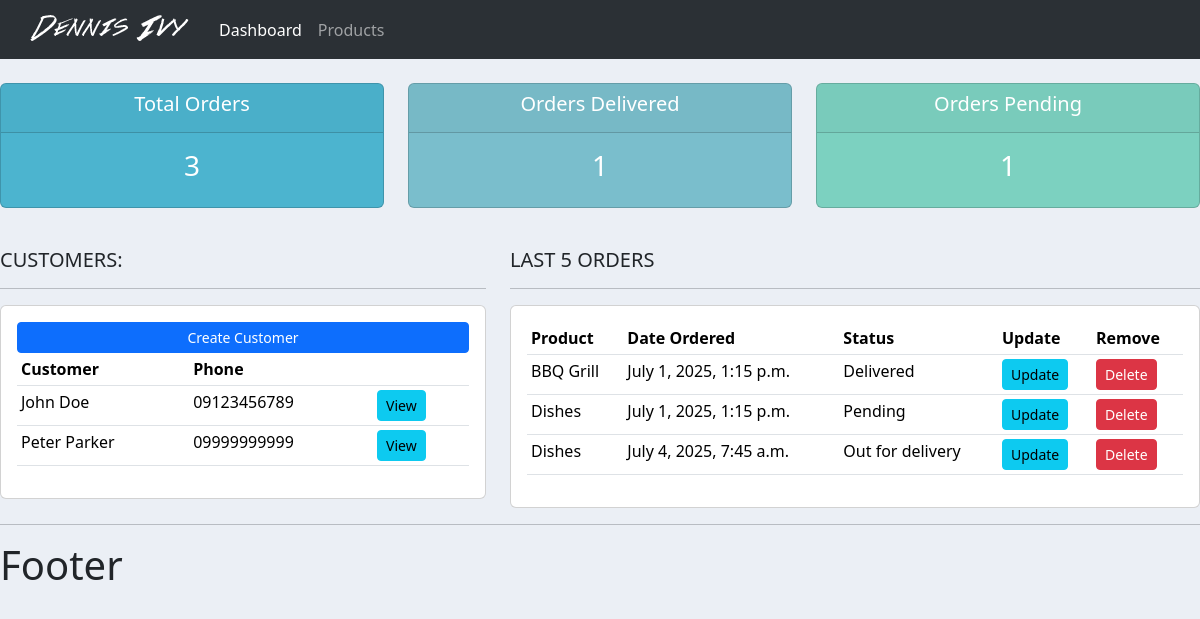
The app's page /, older data.
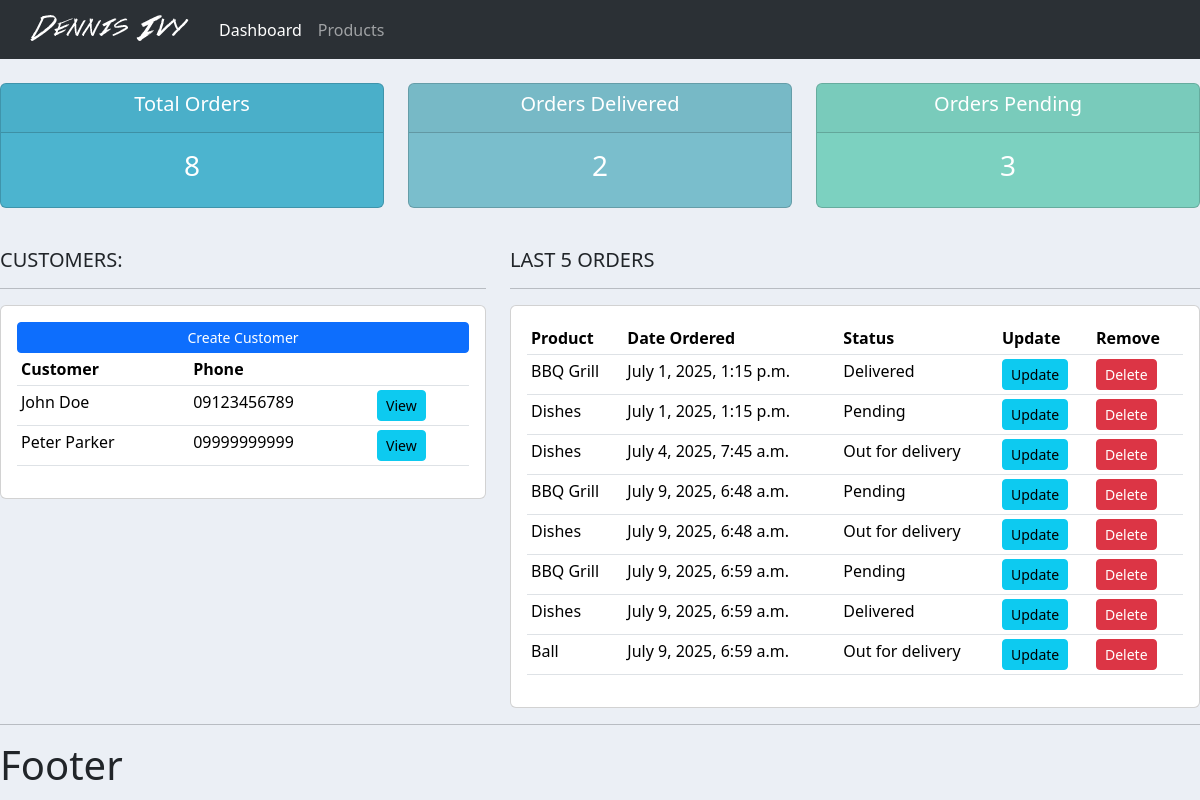
The same page, newer data.
### accounts/models.py (models this page shows, shortened)
class Customer(models.Model):
    name = models.CharField(max_length=255, null=True)
    phone = models.CharField(max_length=255, null=True)
    email = models.CharField(max_length=255, null=True)
    date_created = models.DateTimeField(auto_now_add=True)

class Order(models.Model):
    STATUS = (
        ('Pending', 'Pending'),
        ('Out for delivery', 'Out for delivery'),
        ('Delivered', 'Delivered'),
    )
    customer = models.ForeignKey(Customer, null=True, on_delete=models.SET_NULL)
    product = models.ForeignKey(Product, null=True, on_delete=models.SET_NULL)
    date_created = models.DateTimeField(auto_now_add=True)
    status = models.CharField(max_length=255, null=True, choices=STATUS)
    note = models.CharField(max_length=1000, null=True)

class Product(models.Model):
    CATEGORY = (
        ('Indoor', 'Indoor'),
        ('Outdoor', 'Outdoor'),
    )
    name = models.CharField(max_length=255, null=True)
    price = models.FloatField(null=True)
    category = models.CharField(max_length=255, null=True, choices=CATEGORY)
    description = models.CharField(max_length=255, null=True, blank=True)
    date_created = models.DateTimeField(auto_now_add=True)
    tag = models.ManyToManyField(Tag)
    def __str__(self):
        return self.name

### accounts/views.py (the view)
# urls.py: path('', views.home, name="home"),
def home(request):
    orders = Order.objects.all()
    customers = Customer.objects.all()
    total_customers = customers.count()
    total_orders = orders.count()
    delivered = orders.filter(status='Delivered').count()
    pending = orders.filter(status='Pending').count()
    context = {'orders':orders, 'customers':customers, 'total_orders':total_orders, 'delivered':delivered, 'pending':pending}
    return render(request, 'accounts/dashboard.html', context)

### accounts/templates/accounts/dashboard.html
{% extends 'accounts/main.html' %}
{% block content %}
{% include 'accounts/status.html' %}
<br>
<div class="row">
    <div class="col-md-5">
        <h5>CUSTOMERS:</h5>
        <hr>
        <div class="card card-body">
            <a class="btn btn-primary  btn-sm btn-block" href="">Create Customer</a>
            <table class="table table-sm">
                <tr>
                    <th>Customer</th>
                    <th>Phone</th>
                    <th></th>
                </tr>
                {% for customer in customers %}
                <tr>
                    <td>{{customer.name}}</td>
                    <td>{{customer.phone}}</td>
                    <td><a href="{% url 'customer' customer.id %}" class="btn btn-sm btn-info">View</a></td>
                </tr>
                {% endfor %}
            </table>
        </div>
    </div>
    <div class="col-md-7">
        <h5>LAST 5 ORDERS</h5>
        <hr>
        <div class="card card-body">
            <table class="table table-sm">
                <tr>
                    <th>Product</th>
                    <th>Date Ordered</th>
                    <th>Status</th>
                    <th>Update</th>
                    <th>Remove</th>
                </tr>
                {% for order in orders %}
                <tr>
                    <td>{{order.product}}</td>
                    <td>{{order.date_created}}</td>
                    <td>{{order.status}}</td>
                    <td><a href="{% url 'update_order' order.id %}" class="btn btn-sm btn-info">Update</a></td>
                    <td><a href="{% url 'delete_order' order.id %}" class="btn btn-sm btn-danger">Delete</a></td>
                </tr>
                {% endfor %}
            </table>
        </div>
    </div>
</div>
{% endblock %}

### accounts/templates/accounts/main.html (shortened to what this page needs)
{% load static %}
<!DOCTYPE html>
<html lang="en">
<head>
    <link href="https://cdn.jsdelivr.net/npm/bootstrap@5.3.7/dist/css/bootstrap.min.css" rel="stylesheet"
>
    <link rel="stylesheet" type="text/css" href="{% static '/css/main.css' %}">
</head>
<body>
    {% include 'accounts/navbar.html' %}
    {% block content %}
    {% endblock %}
    <hr>
    <h1>Footer</h1>
</body>
</html>

### accounts/templates/accounts/navbar.html (shortened to what this page needs)
{% load static %}
<nav class="navbar navbar-expand-lg bg-body-tertiary" data-bs-theme="dark">
    <div class="container-fluid">
        <img src="{% static '/images/logo.png' %}" alt="">
        <div class="collapse navbar-collapse" id="navbarNav">
            <ul class="navbar-nav">
                <li class="nav-item">
                    <a class="nav-link active" aria-current="page" href="{% url 'home' %}">Dashboard</a>
                </li>
                <li class="nav-item">
                    <a class="nav-link" href="{% url 'products' %}">Products</a>
                </li>
            </ul>
        </div>
    </div>
</nav>

### accounts/templates/accounts/status.html
<br>
<div class="row">
    <div class="col">
        <div class="col-md">
            <div class="card text-center text-white  mb-3" id="total-orders">
                <div class="card-header">
                    <h5 class="card-title">Total Orders</h5>
                </div>
                <div class="card-body">
                    <h3 class="card-title">{{total_orders}}</h3>
                </div>
            </div>
        </div>
    </div>
    <div class="col">
        <div class="col-md">
            <div class="card text-center text-white  mb-3" id="orders-delivered">
                <div class="card-header">
                    <h5 class="card-title">Orders Delivered</h5>
                </div>
                <div class="card-body">
                    <h3 class="card-title">{{delivered}}</h3>
                </div>
            </div>
        </div>
    </div>
    <div class="col">
        <div class="col-md">
            <div class="card text-center text-white  mb-3" id="orders-pending">
                <div class="card-header">
                    <h5 class="card-title">Orders Pending</h5>
                </div>
                <div class="card-body">
                    <h3 class="card-title">{{pending}}</h3>
                </div>
            </div>
        </div>
    </div>
</div>

### static/css/main.css (style rules this page uses)
body { background-color: #ebeff5; }
#total-orders { background-color: #4cb4cf }
#orders-delivered { background-color: #7abecc; }
#orders-pending { background-color: #7cd1c0; }

Row changes from the older to the newer data that the page shows:
added Order: product "BBQ Grill", date_created "July 9, 2025, 6:48 a.m.", status "Pending"
added Order: product "Dishes", date_created "July 9, 2025, 6:48 a.m.", status "Out for delivery"
added Order: product "BBQ Grill", date_created "July 9, 2025, 6:59 a.m.", status "Pending"
added Order: product "Dishes", date_created "July 9, 2025, 6:59 a.m.", status "Delivered"
added Order: product "Ball", date_created "July 9, 2025, 6:59 a.m.", status "Out for delivery"
Text that changed along with them:
{{ total_orders }}: "3" → "8"
{{ delivered }}: "1" → "2"
{{ pending }}: "1" → "3"
